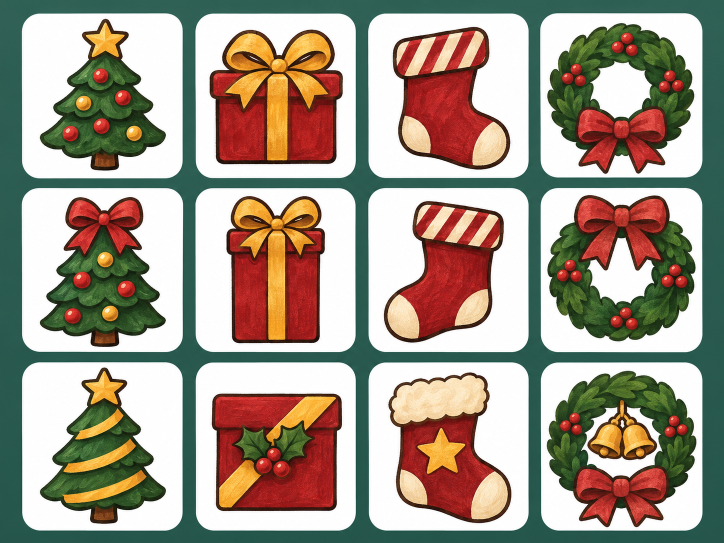
#> input picture scripts/winter-art/symbol-sources/approved.png, 1448 x 1086 px (shown at 1/2 size); its folder holds 2 pictures in this run
$ python prepare-symbols.py
#> lines starting #> are read from the running program, lines starting #| are printed output that depends on the picture; after the words box and inside, x2 and y2 are one past the last pixel; in counts of white or black regions, pixels touching at a corner belong together
"""Extract generated review-sheet tiles into white-backed game pictures (Pillow)."""
from pathlib import Path
from PIL import Image, ImageDraw

ROOT = Path(__file__).resolve().parents[2]
OUT = ROOT / "src/client/shared/winter/symbols"
OUT.mkdir(parents=True, exist_ok=True)
FAMILIES = {
    "tree": ["star-baubles", "bow-baubles", "star-garland", "bells", "snow", "star-bow"],
    "gift": ["square", "tall", "holly", "round", "dots", "heart"],
    "stocking": ["right", "left", "star", "dots", "stripes", "tree"],
    "wreath": ["bottom-bow", "top-bow", "bells", "star", "candy-canes", "snowflake"],
}
# Both generated sheets are 1448 x 1086 with the same four-column layout.
COLUMNS = [(44, 365), (391, 711), (736, 1057), (1082, 1405)]
ROWS = [(27, 356), (376, 703), (725, 1061)]
for sheet_index, name in enumerate(["approved", "companion"]):
    sheet = Image.open(Path(__file__).parent / "symbol-sources" / f"{name}.png").convert("RGB")
#> sheet is the input picture: PIL image 1448x1086 RGB; mean R, G, B 163.7, 153.4, 138.4
    assert sheet.size == (1448, 1086), sheet.size
    for col, (family, designs) in enumerate(FAMILIES.items()):
        for row, (top, bottom) in enumerate(ROWS):
            left, right = COLUMNS[col]
            tile = sheet.crop((left, top, right, bottom))
            # Discard the teal sheet outside each rounded white review tile.
            # This only trims empty tile corners; the painted objects remain intact.
            mask = Image.new("L", tile.size, 0)
            ImageDraw.Draw(mask).rounded_rectangle((2, 2, tile.width-3, tile.height-3), radius=47, fill=255)
            picture = Image.new("RGB", tile.size, "white")
            picture.paste(tile, mask=mask)
            canvas = Image.new("RGB", (352, 352), "white")
            canvas.paste(picture, ((352-picture.width)//2, (352-picture.height)//2))
            canvas.save(OUT / f"{family}-{designs[sheet_index*3+row]}.webp", quality=90, method=6)
#> this loop made 4 passes
#> pass 1, `canvas.save(OUT / f"{family}-{designs[sheet_index*3+row]}.webp", quali..`:
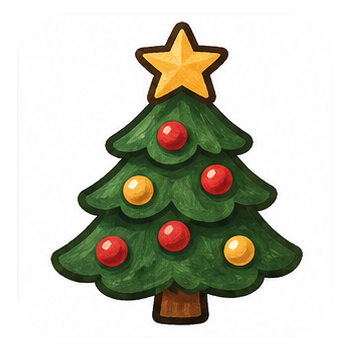
#> saved as tree-star-baubles.webp: PIL image 352x352 RGB; mean R, G, B 199.5, 199.9, 186.3
#> pass 1, `canvas.save(OUT / f"{family}-{designs[sheet_index*3+row]}.webp", quali..`:
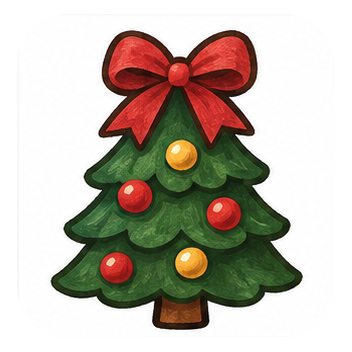
#> saved as tree-bow-baubles.webp: PIL image 352x352 RGB; mean R, G, B 190.1, 182.6, 170.9
#> pass 1, `canvas.save(OUT / f"{family}-{designs[sheet_index*3+row]}.webp", quali..`:
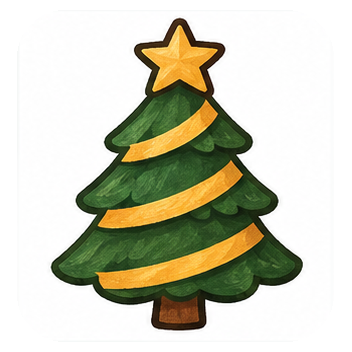
#> saved as tree-star-garland.webp: PIL image 352x352 RGB; mean R, G, B 203.6, 203.3, 184.1
#> pass 2, `canvas.save(OUT / f"{family}-{designs[sheet_index*3+row]}.webp", quali..`:
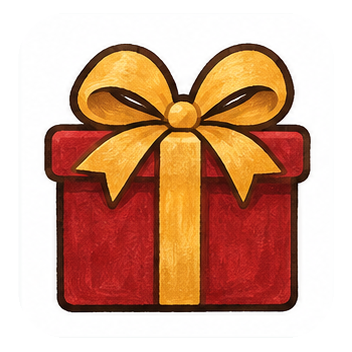
#> saved as gift-square.webp: PIL image 352x352 RGB; mean R, G, B 211.3, 168.7, 146.6
#> after the loop:
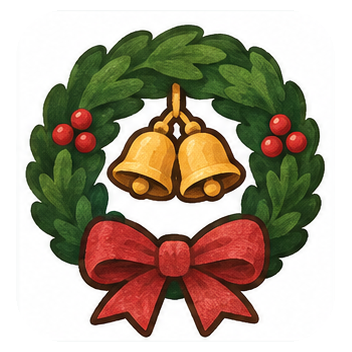
#> canvas: PIL image 352x352 RGB; mean R, G, B 177, 164.9, 146.4
#> after the loop:
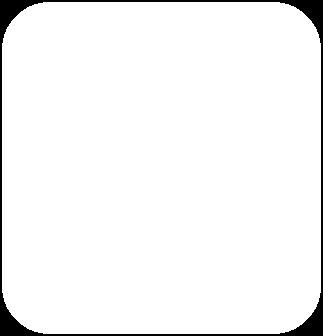
#> mask: PIL image 323x336 L; 95.8% white; 1 black region, box (x1, y1, x2, y2) and area: (0, 0, 323, 336) 4580
#> after the loop:
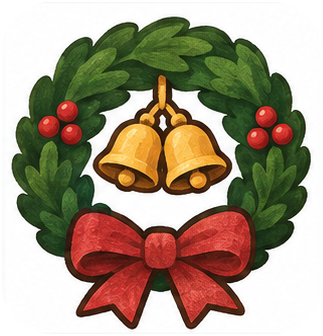
#> picture: PIL image 323x336 RGB; mean R, G, B 165.9, 152.1, 131
#> pass 2 of the loop `for sheet_index, name in enumerate(["approved", "companion"]):`:
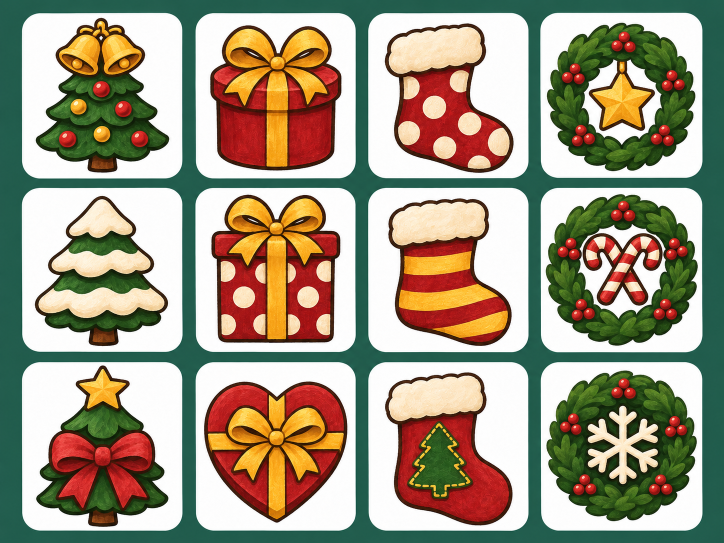
#> input picture scripts/winter-art/symbol-sources/companion.png, 1448 x 1086 px (shown at 1/2 size)
#> sheet is the input picture: PIL image 1448x1086 RGB; mean R, G, B 159.7, 152.6, 130.5
#> after the loop `for col, (family, designs) in enumerate(FAMILIES.items()):`:
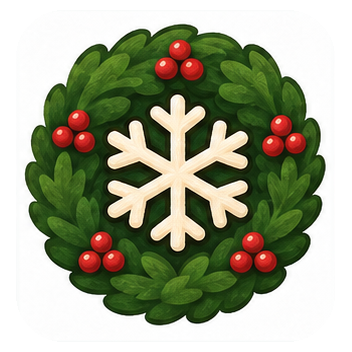
#> canvas: PIL image 352x352 RGB; mean R, G, B 158.5, 163.5, 139.1
#> after the loop `for col, (family, designs) in enumerate(FAMILIES.items()):`:
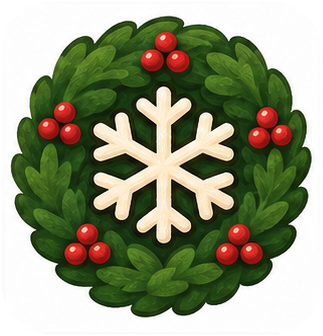
#> picture: PIL image 323x336 RGB; mean R, G, B 144.8, 150.5, 122.7
